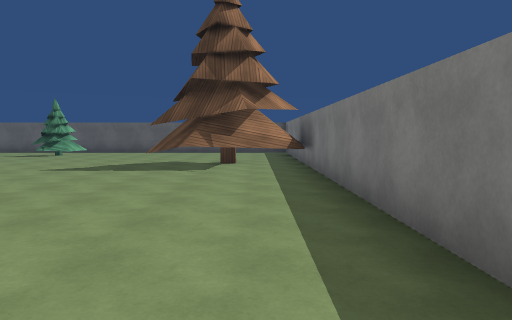
View 1 (above)

19 first-person views from a walk through a scene from a Unity 3-D project. The camera is 1.5 m above the floor, tilts 4° down and sees 70° across. The floor is counted in squares, 2 m on a side. Each view is taken from the middle of a square. On the plan, view 1 faces up. The plan holds only what a view shows up to about 11 squares ahead; the rest is blank. Surface patterns are stand-ins for the level's own textures.

View 2
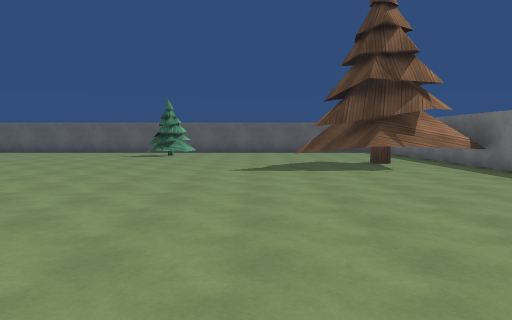

View 3
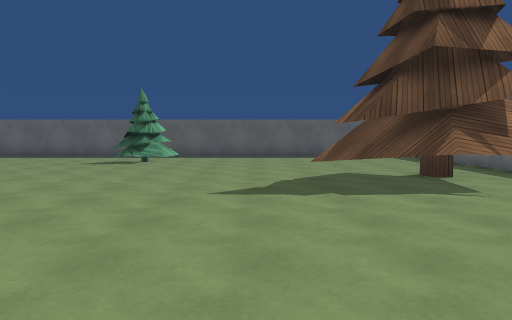

View 4
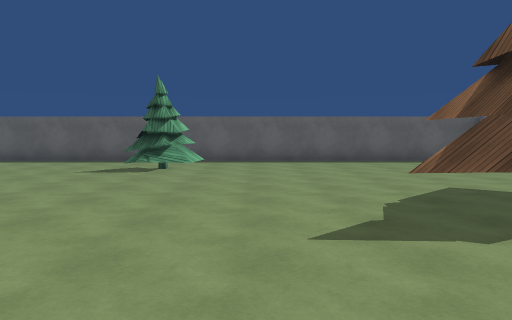

View 5
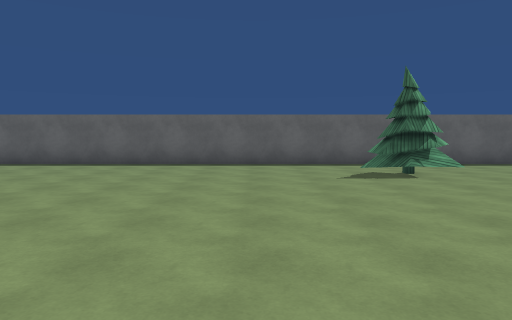

View 6
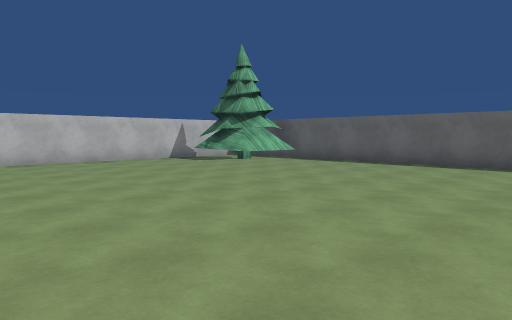

View 7
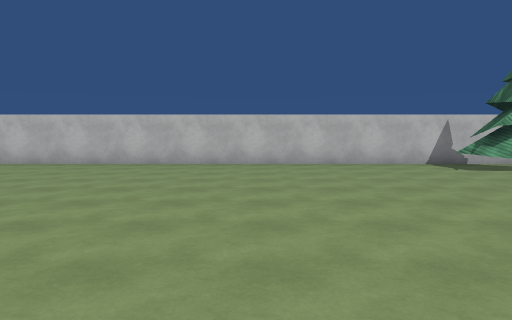

View 8
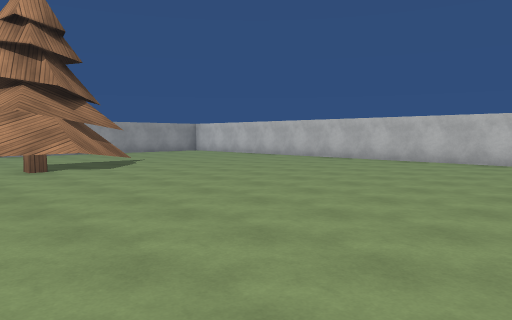

View 9
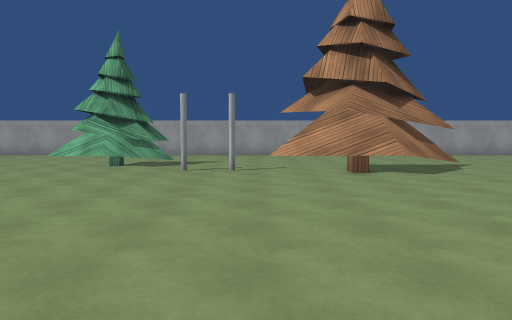

View 10
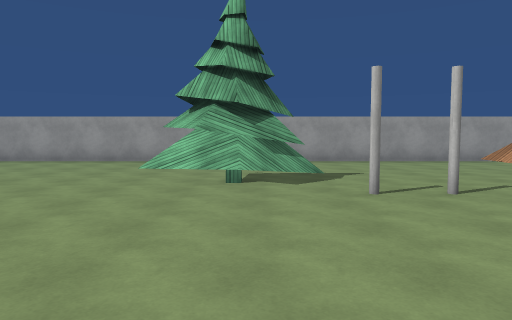

View 11
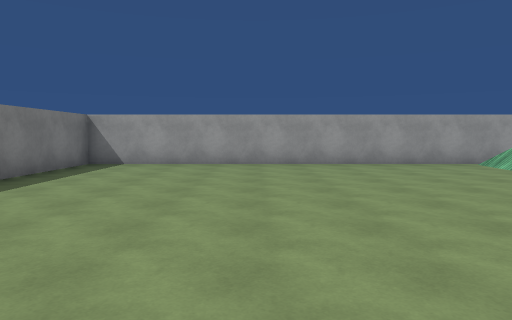

View 12
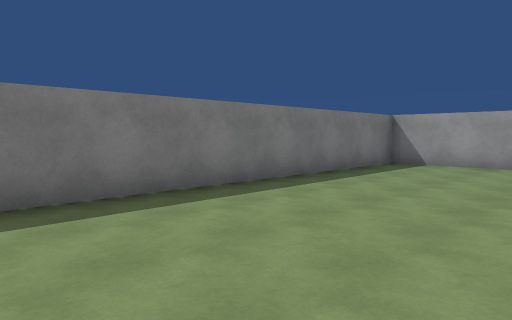

View 13
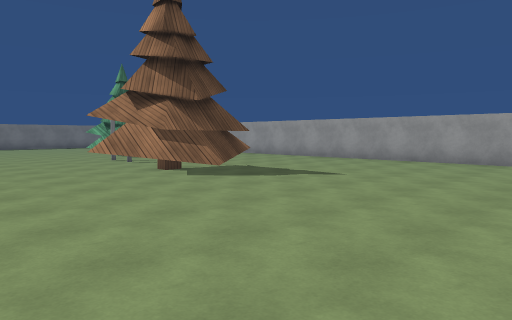

View 14
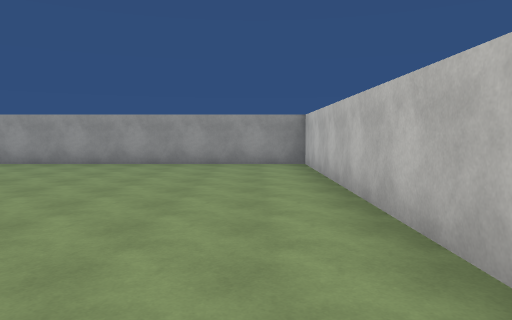

View 15
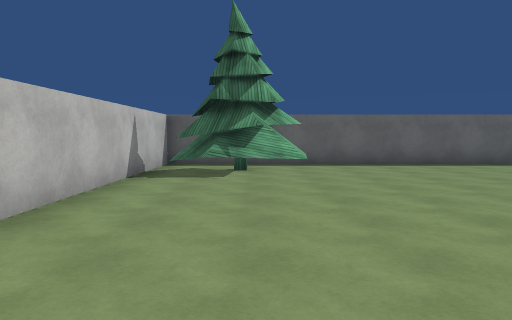

View 16
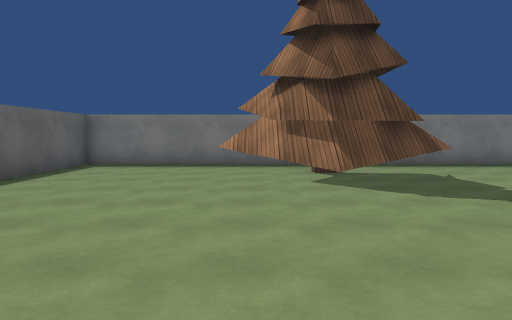

View 17
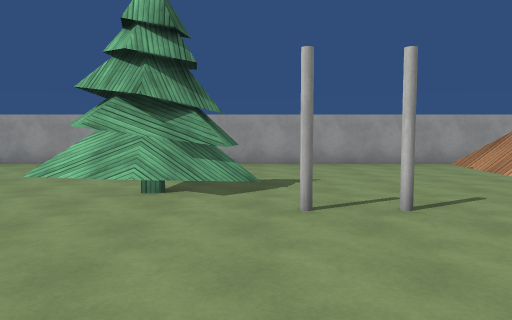

View 18
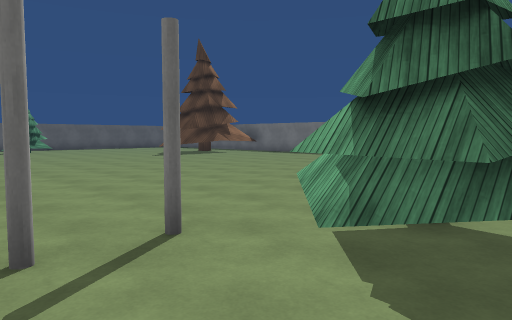

View 19
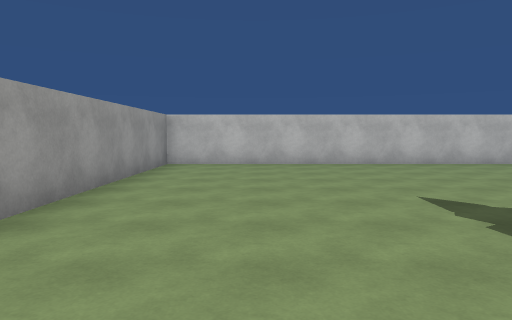

### Floor plan
Key: @ floor where view 1 was taken; # wall or solid block; x gap in a wall; . floor; = window, fence, low wall or low ledge; ^ raised ledge; O other object.
Columns run from 22 left of view 1 to 2 right of it. Each row starts with its distance up from view 1.
 16 ##  #####################
 15 #..O....................#
 14 #.OOO...................#
 13 #.OOO..........O........#
 12 #.......................#
 11 #....................# .#
 10 #..................=###^
  9 #...................## ^
  8 #....................#^x
  7 #.......................#
  6 #.......................#
  5 #.......................#
  4 #.......................#
  3 #.......................#
  2 #.......................#
  1 #.......................#
  0 #........#^...........@.#
 -1 #.......###.............#
 -2 #.......###OOOOO........#
 -3 #........^....OO........#
 -4 #.............O.........#
 -5 #.......................#
 -6 #.......................#
 -7 #.......................#
 -8 #########################

Where each view was taken, in squares from view 1:
view 1: 0 up, 0 right, facing up
view 2: 0 up, 4 left, facing up
view 3: 3 up, 4 left, facing up
view 4: 5 up, 5 left, facing up
view 5: 6 up, 10 left, facing up
view 6: 6 up, 11 left, facing up-left
view 7: 8 up, 12 left, facing left
view 8: 7 up, 11 left, facing down-left
view 9: 6 up, 11 left, facing down
view 10: 3 up, 8 left, facing down
view 11: 2 up, 3 left, facing down
view 12: 2 up, 3 left, facing down-right
view 13: 3 up, 20 left, facing down-right
view 14: 2 up, 20 left, facing down
view 15: 6 up, 19 left, facing up
view 16: 11 up, 8 left, facing right
view 17: 2 up, 9 left, facing down
view 18: 4 down, 11 left, facing up-right
view 19: 5 down, 12 left, facing left
